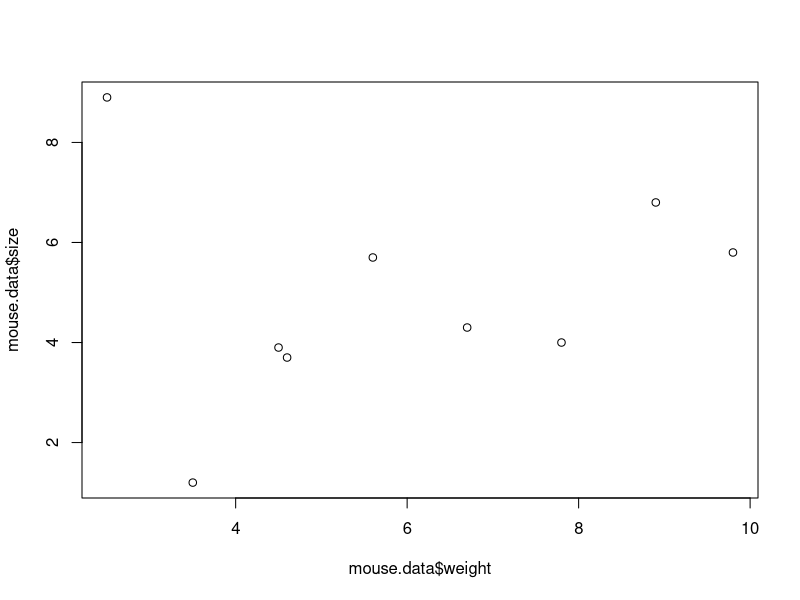
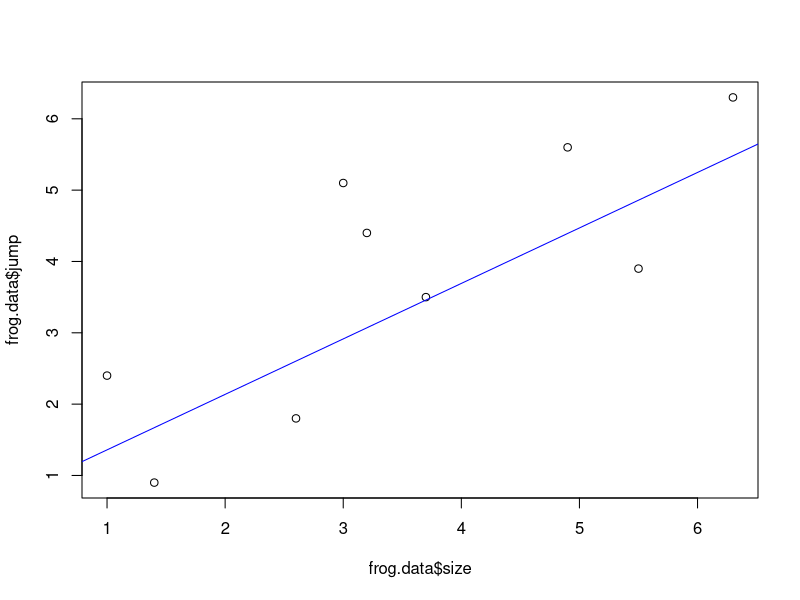
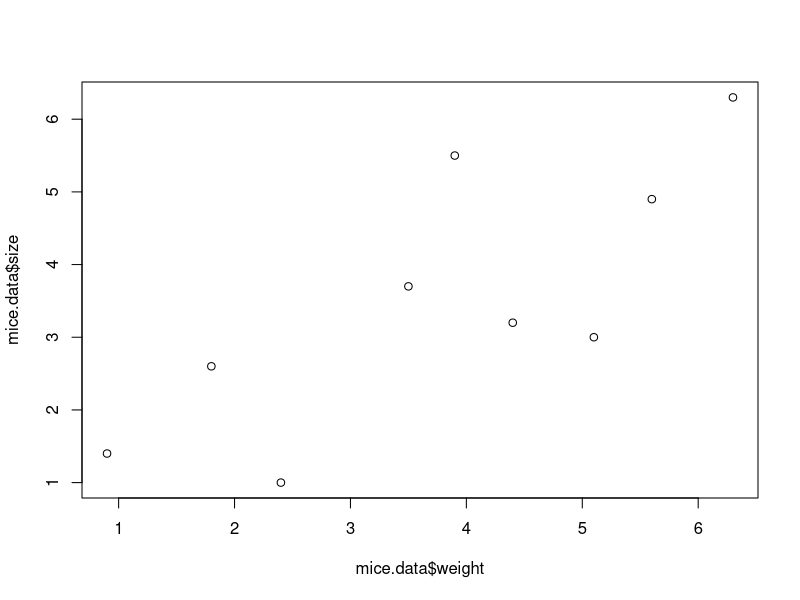
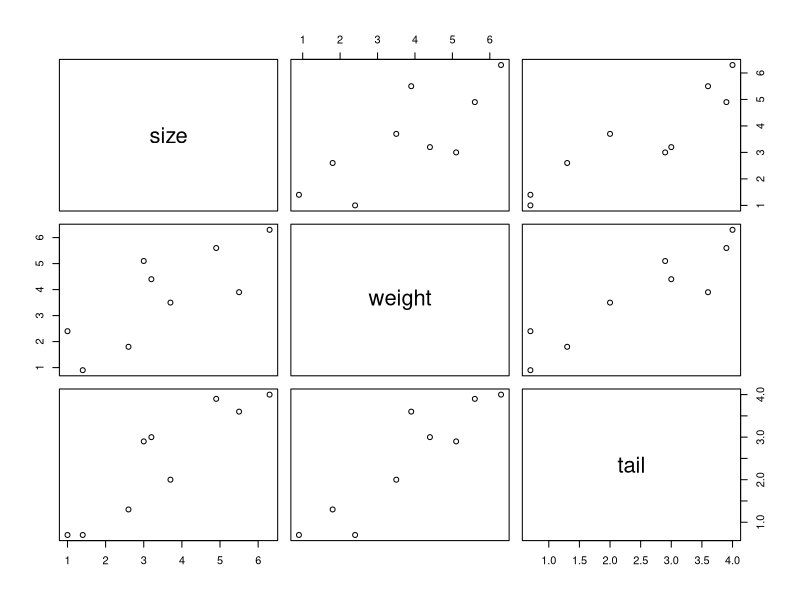

Here is the R script that generated these plots, in order:
mouse.data<-data.frame(
  weight=c(6.7,5.6,8.9,4.5,3.5,7.8,4.6,9.8,2.5),
  size=c(4.3,5.7,6.8,3.9,1.2,4.0,3.7,5.8,8.9)
)
mouse.data

plot(mouse.data$weight,mouse.data$size)

mouse.regression<-lm(size~weight,data=mouse.data)

summary(mouse.regression)


frog.data <- data.frame(
  jump=c(0.9, 1.8, 2.4, 3.5, 3.9, 4.4, 5.1, 5.6, 6.3),
  size=c(1.4, 2.6, 1.0, 3.7, 5.5, 3.2, 3.0, 4.9, 6.3))

frog.data

plot(frog.data$size,frog.data$jump)

frog.regression<-lm(size~jump,data=frog.data)
summary(frog.regression)

abline(frog.regression,col="blue")


mice.data <- data.frame(
  size = c(1.4, 2.6, 1.0, 3.7, 5.5, 3.2, 3.0, 4.9, 6.3),
  weight = c(0.9, 1.8, 2.4, 3.5, 3.9, 4.4, 5.1, 5.6, 6.3),
  tail = c(0.7, 1.3, 0.7, 2.0, 3.6, 3.0, 2.9, 3.9, 4.0))

mice.data
plot(mice.data$weight,mice.data$size)
mice.regression<-lm(size~weight, data = mice.data)

summary(mice.regression)

plot(mice.data)

multiple.regression<-lm(size~weight+tail,data=mice.data)

summary(multiple.regression)
